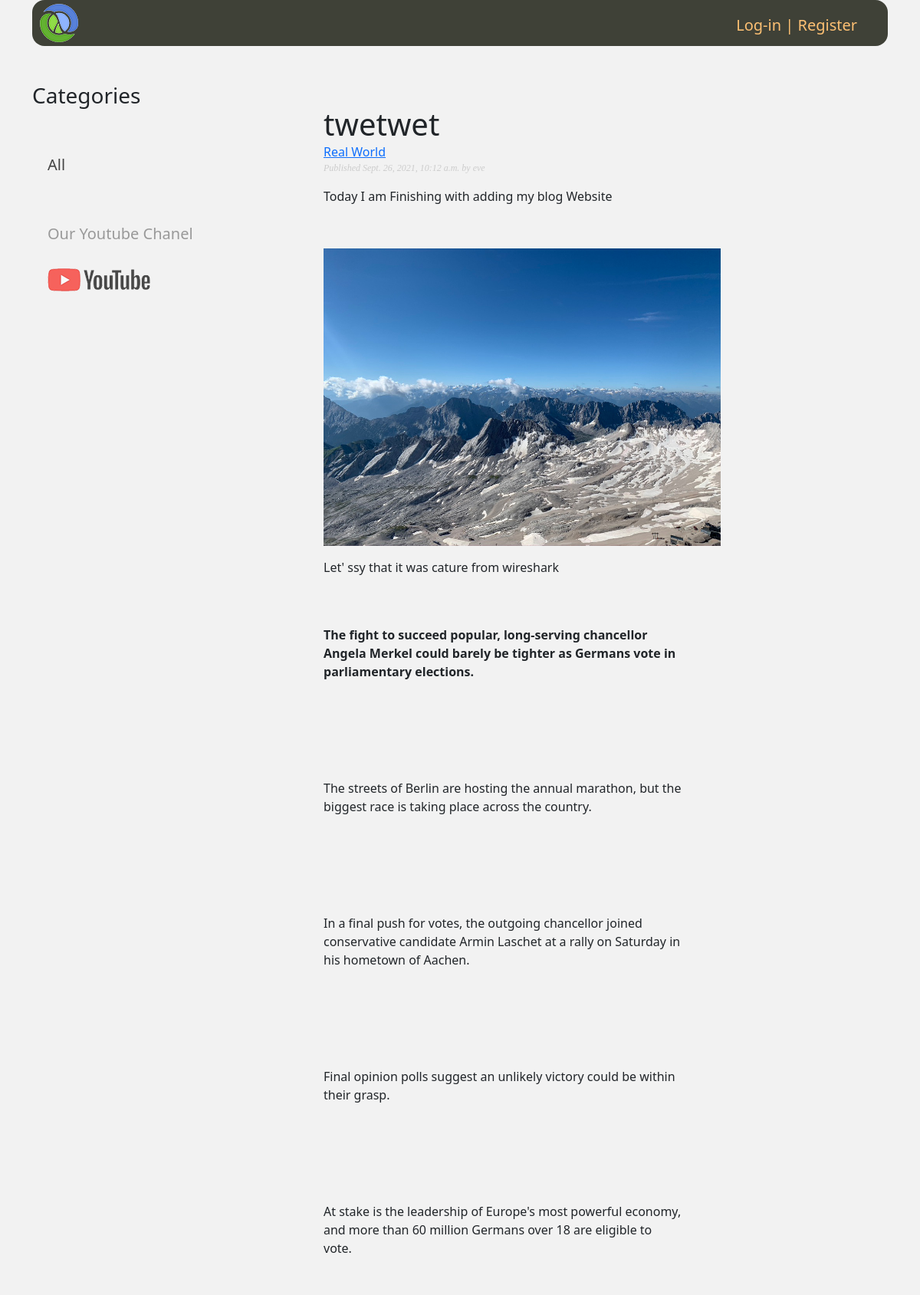
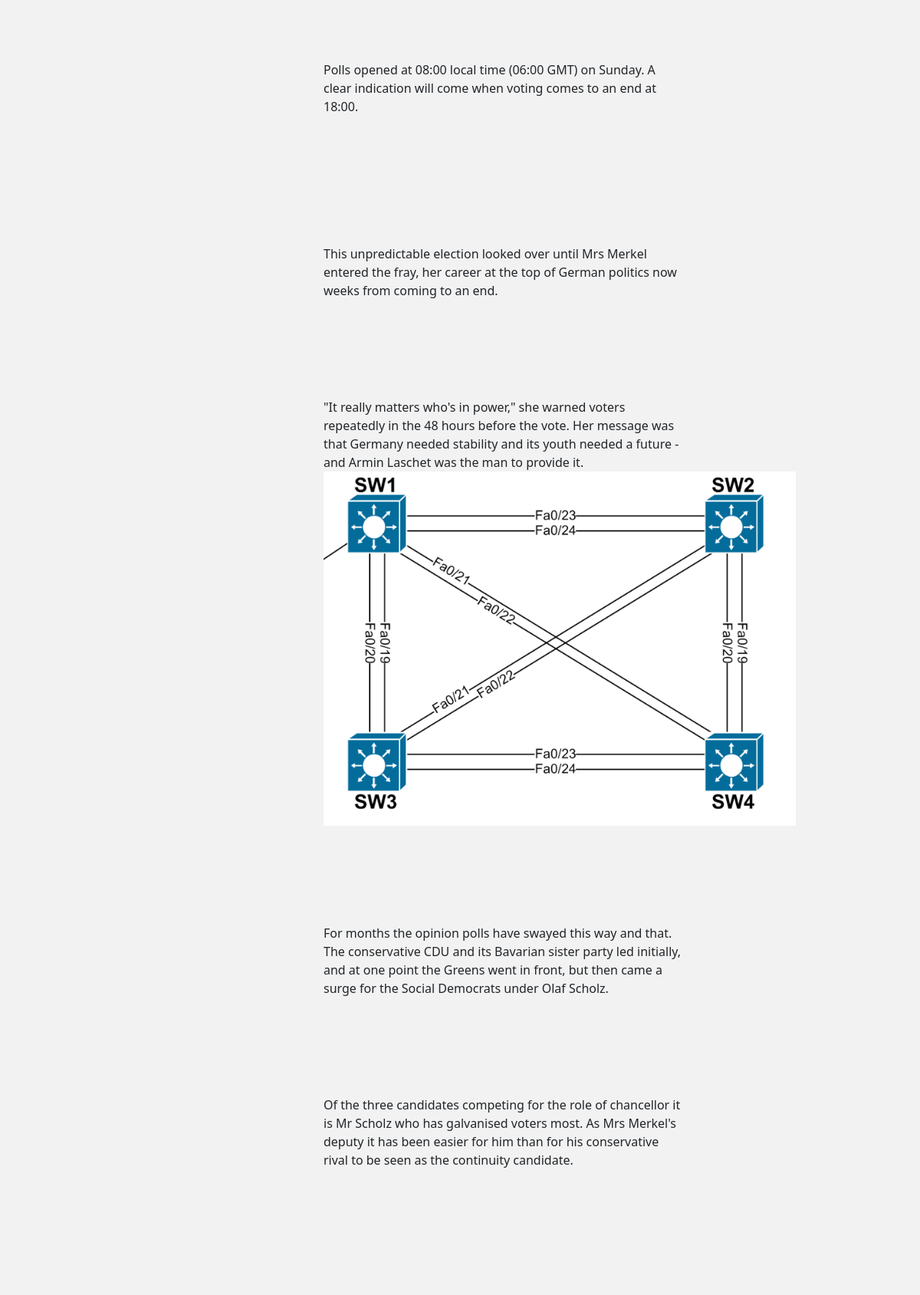
The app's page /2021/9/26/twetwet/ (upper part) with its own data (2 pictures, top to bottom).
### blog/models.py (models this page shows, shortened)
class Post (models.Model):
    STATUS_CHOICES = (
        ('draft', 'Draft'),
        ('published', 'Published'),
    )
    title = models.CharField(max_length=250)
    slug = models.SlugField(max_length=250,
                            unique_for_date='publish')
    author = models.ForeignKey(User,
                               on_delete=models.CASCADE,
                               related_name='blog_posts')
    body = RichTextUploadingField()
    publish = models.DateTimeField(default=timezone.now)
    created = models.DateTimeField(auto_now_add=True)
    updated = models.DateTimeField(auto_now=True)
    status = models.CharField(max_length=10,
                              choices=STATUS_CHOICES,
                              default='published')
    objects = models.Manager()  # The default manager.
    published = PublishedManager()  # Our custom manager.
    category = models.ForeignKey(Category,
                                 related_name='blog_category',
                                 on_delete=models.CASCADE)
    class Meta:
        ordering = ('-publish',)

class Category(models.Model):
    name = models.CharField(max_length=200,
                            db_index=True)
    slug = models.SlugField(max_length=200,
                            unique=True)
    class Meta:
        ordering = ('name',)
        verbose_name = 'category'
        verbose_name_plural = 'categories'
    def __str__(self):
        return self.name
    def get_absolute_url(self):
        return reverse('post_list_by_category',
                       args=[self.slug])

### blog/views.py (the view)
# urls.py: path('<int:year>/<int:month>/<int:day>/<slug:post>/', views.post_detail,name='post_detail'),
def post_detail(request, year, month, day, post):
            post = get_object_or_404(Post, slug=post,
                                     status='published',publish__year=year,
                                     publish__month=month,publish__day=day)
            comments = post.comments.filter(active=True)
            new_comment = None
            comment_form = CommentForm(data=request.POST, )
            if request.method == 'POST':
                if comment_form.is_valid() and  request.user.is_authenticated:
                        new_comment = comment_form.save(commit=False)
                        new_comment.author=request.user
                        new_comment.post = post
                        new_comment.save()
                else:
                    messages.error(request, 'Error creating your comment')
                    return HttpResponseRedirect("/")
            else:
                 comment_form = CommentForm()
            return render(request,
                        'blog/detail.html',
                        {'post': post,
                         'comments': comments,
                         'new_comment': new_comment,
                         'comment_form': comment_form})

### blog/templates/blog/detail.html (shortened to what this page needs)
{% extends "base.html" %}
{% load static %}
{% load crispy_forms_tags %}
{% block content %}
<div class="row justify-content-start">
<div class="col-md-8">
    <div class="detail_p">
    <h1>{{ post.title }}</h1>
    <div>
      <a href="{{ post.category.get_absolute_url }}">
        {{ post.category }}
      </a>
    </div>
  <p class="date" >
    Published {{ post.publish }} by {{ post.author }}
  </p>
    {{ post.body|safe|linebreaks }}
    </div>
</div>
</div>
{% endblock %}

### blog/static/css/styles.css (style rules this page uses)
:root { --primary-color: #3F4137; }
body { background: #F2F2F2; margin: 0; }
p.date { color:#ccc; font-family: georgia, serif; font-size: 12px; font-style: italic; }
h1 { font-weight:normal; margin:30px 0 0; }

### records on screen
Post: title "twetwet", category "Real World", publish "Sept. 26, 2021, 10:12 a.m.", author "eve", body "Today I am Finishing with adding my blog Website Let' ssy that it was cature from wireshark The fight to succeed popular, long-serving chancellor Angela Merkel could barely be tighter as Germans vote in parliamentary elections. The streets of Berlin are hosting the annual marathon, but the biggest race is taking place across the country. In a final push for votes, the outgoing chancellor joined conservative candidate Armin Laschet at a rally on Saturday in his hometown of Aachen. Final opinion polls suggest an unlikely victory could be within their grasp. At stake is the leadership of Europe's most powerful economy, and more than 60 million Germans over 18 are eligible to vote. Polls opened…", body (picture)
